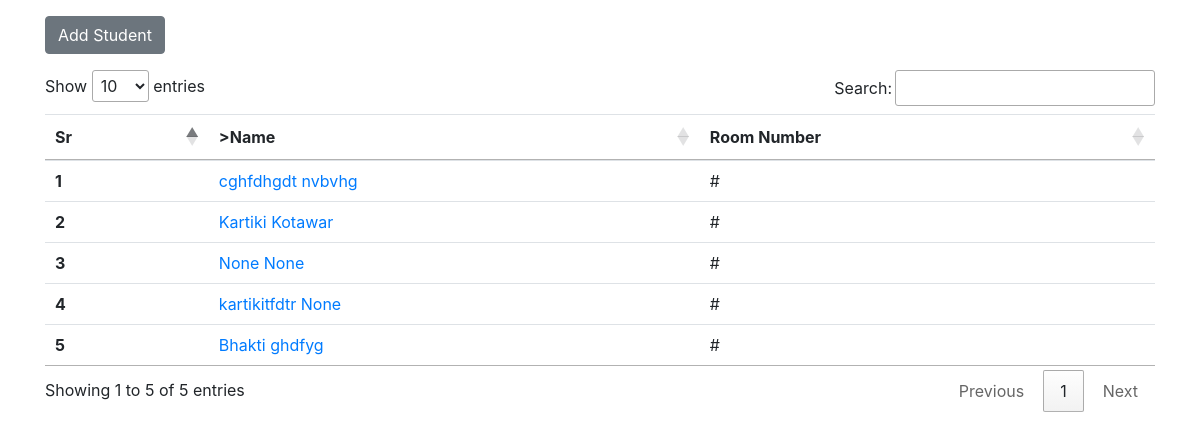
Before: /student_details/ (signed in) with the older database file.
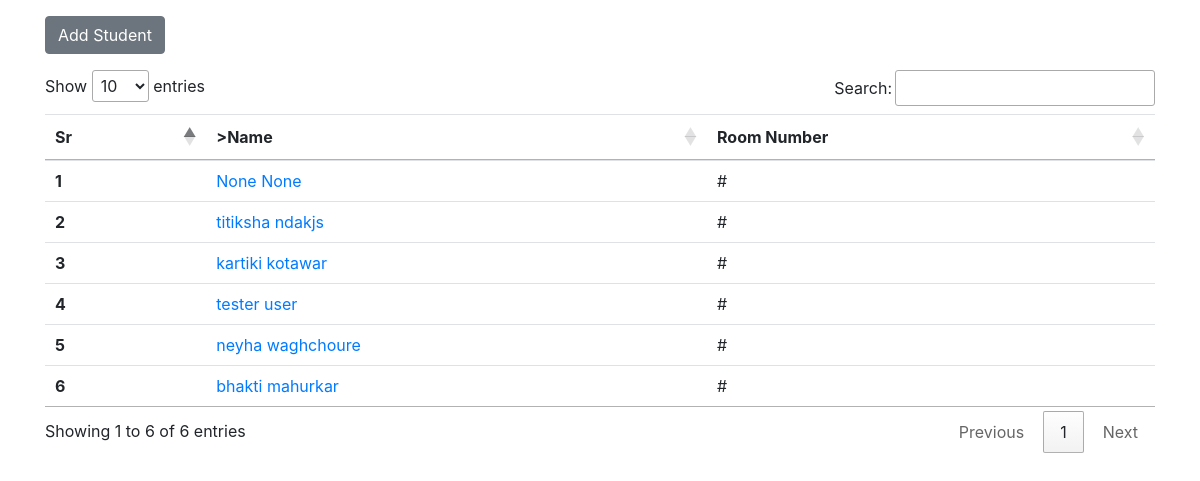
After: the same page with the newer database file.
### hostel/models.py (models this page shows, shortened)
class studentDetails(models.Model):
    user = models.OneToOneField(User, on_delete=models.CASCADE, null=True)
    fname=models.CharField(max_length=30, null=True)
    lname=models.CharField(max_length=30,default= " ",null=True)
    branch=models.CharField(max_length=30,null=True)
    year= models.CharField(max_length=6, choices=YEAR_CHOICES, default='FE',null=True)
    reg=models.CharField(max_length=30,null=True)
    roll=models.IntegerField(null=True)
    dob=models.DateField(null=True)
    mob=models.CharField(max_length=100,null=True)
    mob1=models.IntegerField(null=True)
    mob2=models.IntegerField(null=True)
    email1=models.EmailField(null=True)
    email2=models.EmailField(null=True)
    hometown=models.CharField(max_length=20,null=True)
    state=models.CharField(max_length=30,null=True)
    caste=models.CharField(max_length=30,null=True)
    nation=models.CharField(max_length=30,null=True)
    aadhar=models.IntegerField(null=True)
    pan=models.CharField(max_length=8,null=True)
    blood=models.CharField(max_length=10,null=True)
    allergy=models.CharField(max_length=30,null=True)
    guard=models.CharField(max_length=30,null=True)
    gaddress=models.CharField(max_length=100,null=True)
    gnumber=models.IntegerField(null=True)
    rel=models.CharField(max_length=30,null=True)
    sphoto=models.ImageField(null=True, upload_to='images/')
    aphoto=models.ImageField(null=True, upload_to='images/')
    svaccine=models.ImageField(null=True, upload_to='images/')
    certi=models.ImageField(null=True, upload_to='images/')

### hostel/views.py (the view)
# urls.py: path('student_details/',include('users.urls')),
@staff_member_required(redirect_field_name='login-page',  login_url='login-page')
def student_details(request):
    s1={'student':studentDetails.objects.all()}
    return render(request,'users/table.html',s1)

### users/templates/users/table.html (shortened to what this page needs)
{% load static %}
<!DOCTYPE html>
<html lang="en">
<head>
    <link rel="stylesheet" href="https://cdn.jsdelivr.net/npm/bootstrap@4.3.1/dist/css/bootstrap.min.css">
    <link rel="stylesheet" type="text/css" href="https://cdn.datatables.net/1.11.5/css/jquery.dataTables.css">
</head>
<body>
    <div class="container">
        <a href="{% url 'add_student' %}" class="btn btn-secondary bt1">Add Student</a>
    <table class="table" id="myTable">
        <thead>
            <tr>
                <th scope="col">Sr</th>
                <th scope="col">>Name</th>
                <th scope="col">Room Number</th>
            </tr>
        </thead>
        <tbody>
    {% for s in student %}
            <tr>
                <th scope="row">{{forloop.counter}}</th>
                <td> <a href="{% url 'view_profile' s.pk %}"> {{s.fname}} {{s.lname}} </a></td>
                <td>#</td>
            </tr>
    {% endfor %}
        </tbody>
        </table>
</div>
</body>
</html>

### users/templates/users/table.html (style rules this page uses)
.bt1 { margin-top: 1rem; margin-bottom: 1rem; }

Changed rows visible on the page:
removed studentDetails: fname "cghfdhgdt", lname "nvbvhg"
removed studentDetails: fname "Kartiki", lname "Kotawar"
removed studentDetails: fname "kartikitfdtr", lname "None"
removed studentDetails: fname "Bhakti", lname "ghdfyg"
added studentDetails: fname "titiksha", lname "ndakjs"
added studentDetails: fname "kartiki", lname "kotawar"
added studentDetails: fname "tester", lname "user"
added studentDetails: fname "neyha", lname "waghchoure"
added studentDetails: fname "bhakti", lname "mahurkar"
Other visible differences:
text written by a page script: "Show entries Search: Showing 1 to 5 of 5 entries Previous 1 Next" → "Show entries Search: Showing 1 to 6 of 6 entries Previous 1 Next"
